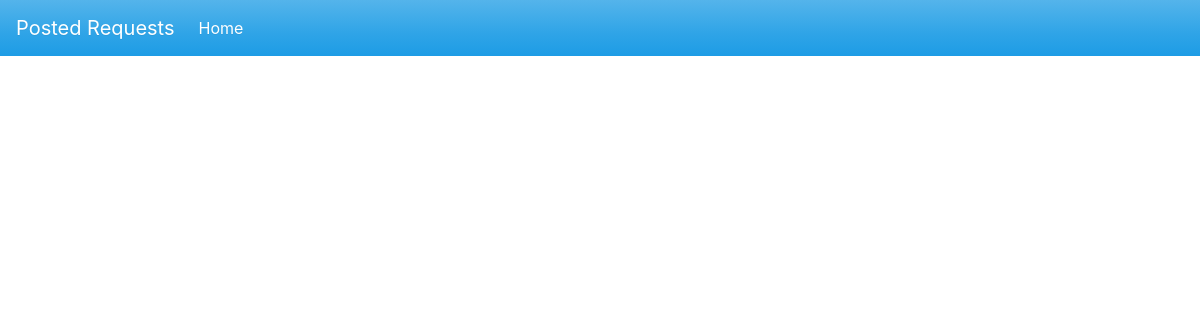
/admin/pages/requests/index.php, run on an earlier commit of the app's database.
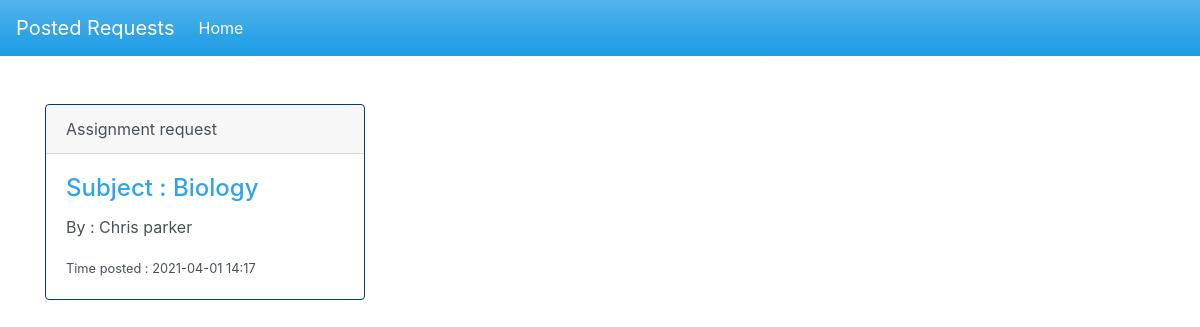
And on a later commit of the database.
### tables this page shows
CREATE TABLE `requests` (
  `id` int(255) NOT NULL,
  `name` varchar(255) NOT NULL,
  `type` varchar(255) NOT NULL,
  `subject` varchar(255) NOT NULL,
  `time` timestamp(6) NOT NULL DEFAULT current_timestamp(6) ON UPDATE current_timestamp(6)
);

### admin/pages/requests/index.php (the view, shortened to what this page needs)
<?php
    require '../../config.php';
    $query = "SELECT * FROM requests ORDER BY id desc";
    $result = mysqli_query($conn,$query);
    $requests = mysqli_fetch_all($result,MYSQLI_ASSOC);
?>
<!DOCTYPE html>
<html lang="en">
<head>
    <link rel="stylesheet" href="../../../css/bootstrap.min.css">
</head>
<body>
<nav class="navbar navbar-expand-lg navbar-dark bg-primary">
  <a class="navbar-brand" href="#">Posted Requests</a>
  <div class="collapse navbar-collapse" id="navbarColor01">
    <ul class="navbar-nav mr-auto">
      <li class="nav-item active">
        <a class="nav-link" href="../../">Home
        </a>
      </li>
    </ul>
  </div>
</nav>
<br> <br>
 <div class="container">
      <?php foreach($requests as $request):?>
  <div class="card border-info mb-3" style="max-width: 20rem;">
        <div class="card-header"><?php echo $request['type']?></div>
            <div class="card-body">
                <h4 class="card-title">Subject : <?php echo $request['subject'];?></h4>
                    <p class="card-text">By : <?php echo $request['name'];?> </p>
                   <small>Time posted : <?php echo substr($request['time'],0,16);?></small>
        </div>
    </div>
    <?php endforeach;?>
    </div>
</body>
</html>

What changed in the data, as far as the page shows it:
added requests: type "Assignment request", subject "Biology", name "Chris parker", time "2021-04-01 14:17"
